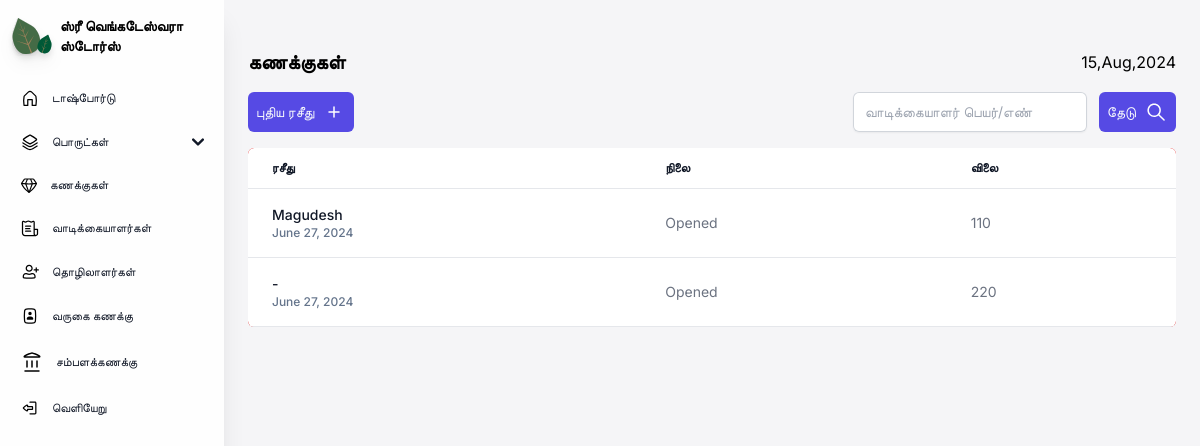
The app's page /bills/, older data.
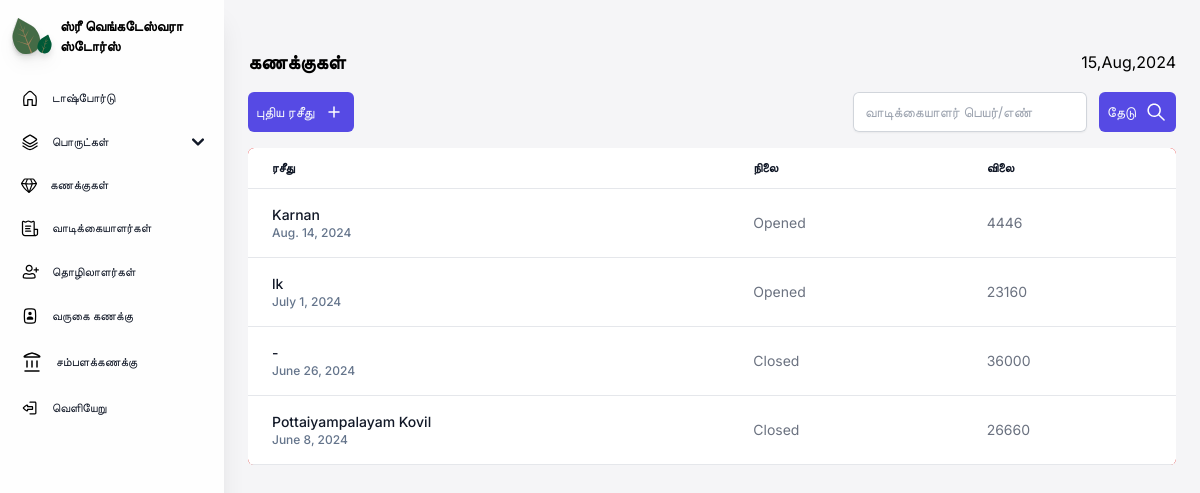
The same page, newer data.
### core/models.py (models this page shows, shortened)
class bill(models.Model):
    client = models.ForeignKey(client, on_delete=models.CASCADE, blank=True)
    billdate = models.DateField(auto_now_add=True, blank=True)
    billstatus = models.CharField(max_length=15,blank=True) #Bill closed/opened/arbitrary
    products = models.JSONField(blank=True) #Will hold product name/quantiy and bill pricing details(discount/grandtotal/subtotal)
    grandtotal = models.CharField(max_length=10,blank=True)

class client(models.Model):
    clientname = models.CharField(max_length=50)
    contactnumber = models.CharField(max_length=20, blank=True)
    address = models.TextField(blank=True)
    def __str__(self):
        return self.clientname

### core/views.py (the view, shortened to what this page needs)
# urls.py: path('bills/', cvs.bills),
def bills(request):
    bill_ = bill.objects.all()
    _bill = reversed(bill_)
    context = {'bills':_bill}
    return render(request, "core/bills.html", context)

### core/templates/core/bills.html (shortened to what this page needs)
{% load static %}
{% load static tailwind_tags%}
<!DOCTYPE html>
<html lang="en">
<head>
    <link href="https://cdnjs.cloudflare.com/ajax/libs/flowbite/2.3.0/flowbite.min.css" rel="stylesheet" />
    {% tailwind_css %}
</head>
<body class="font-inter bg-[#F5F5F7] max-w-full h-[100%]">
<section class="sm:ml-56 px-6 pb-4 max-w-full min-h-[100%]">
    <div class="relative">
    {% include 'core/navigation.html' %}
    </div>
    <div class="flex justify-between w-full items-center sm:mt-12 mt-6">
        <div>
            <p class="font-inter font-semibold text-xl">கணக்குகள்</p>
        </div>
        <div class="items-center gap-4 hidden sm:flex">
            <p class="date"></p>
        </div>
    </div>
    <main class="mt-4 min-w-full h-full">
    <div class="flex justify-between mt-2 items-center gap-2 flex-wrap">
    <div class="flex gap-2">
        <a href="/newbill">
        <button class="px-2 py-2 bg-[#564AE4] flex items-center rounded-md gap-2 text-slate-50 text-sm">
            புதிய ரசீது
            <img src="{% static  'images/Plus.svg' %}" alt="plus">
        </button>
        </a>
    </div>
    <form method="POST">
        <div class="searchbar w-full flex gap-3 sm:flex-wrap">
                <input list="clients" id="customer" name="searchparam" autocomplete="off" type="text" required placeholder="வாடிக்கையாளர் பெயர்/எண்" class="block rounded-md border-0 py-1.5 text-gray-900 shadow-sm ring-1 ring-inset ring-gray-300 placeholder:text-gray-400 focus:ring-2 focus:ring-inset focus:ring-indigo-600 sm:text-sm sm:leading-6 customername">
                <button class="px-2 py-2 bg-[#564AE4] flex items-center rounded-md gap-2 text-slate-50 text-sm">
                    தேடு
                    <img src="{% static  'images/Search.svg' %}" alt="plus">
                </button>
        </div>
    </form>
    </div>
    {% if bills == None %}
        <p class="text-xl mt-4">No Results Found!</p>
    {% else %}
        <div class="relative max-w-[100%] min-h-full overflow-x-scroll mt-4 rounded-md bg-red-500">
            <table class="text-sm text-left min-h-full text-gray-500 bg-white dark:text-gray-400 rounded-md shadow-md overflow-x-auto w-full">
                <thead class="border-b text-xs text-gray-900 uppercase dark:text-gray-400">
                    <tr>
                        <th scope="col" class="px-6 py-3">
                            ரசீது
                        </th>
                        <th scope="col" class="px-6 py-3">
                            நிலை
                        </th>
                        <th scope="col" class="px-6 py-3">
                            விலை
                        </th>
                    </tr>
                </thead>
                <tbody>
                    {% for bill in bills %}
                    <tr class="border-b hover:shadow-md">
                        <th scope="row" class="px-6 py-4 font-medium text-gray-900 whitespace-nowrap hover:underline">
                            <a href="{% url 'bill' bill.id%}">
                                <p>{{bill.client}}</p>
                                <p class="text-xs text-slate-500">{{bill.billdate}}</p>
                            </a>
                        </th>
                        <td class="px-6 py-4">
                            {% if bill.billstatus == 'arbitrary' %}
                                Cash Pending
                            {% elif bill.billstatus == 'opened' %}
                                Opened
                            {% else %}
                                Closed
                            {% endif %}
                        </td>
                        <td class="px-6 py-4">
                            {{bill.grandtotal}}
                        </td>
                    </tr>
                    {% endfor %}
                </tbody>
            </table>
        </div>
    {% endif %}
    </main>
</section>
</body>
</html>

### core/templates/core/navigation.html (shortened to what this page needs)
{% load static %}
<aside id="sidebar-multi-level-sidebar" class="fixed top-0 left-0 z-40 w-56 h-screen transition-transform -translate-x-full sm:translate-x-0 navbar" aria-label="Sidebar">
    <div class="h-full px-3 py-4 overflow-y-auto bg-[#FEFEFE] shadow-xl flex flex-col">
    <a href="/dashboard">
    <div class="flex gap-2 items-center mb-6 ">
        <img src="{% static 'images/logo1.svg' %}" class="max-w-[40px] drop-shadow-lg">
        <p class="text-sm font-semibold">ஸ்ரீ வெங்கடேஸ்வரா ஸ்டோர்ஸ்</p>
    </div>
    </a>
    <ul class="space-y-2 font-medium">
        <li>
            <a href="/dashboard" class="flex items-center p-2 text-gray-900 rounded-lgbg-gray-100 group hover:bg-gray-100">
                <img src="{% static 'images/Home.svg' %}" alt="">
                <span class="ms-3 text-xs">டாஷ்போர்டு</span>
            </a>
        </li>
        <li>
            <button type="button" class="flex items-center w-full p-2 text-base text-gray-900 transition duration-75 rounded-lg group hover:bg-gray-100" aria-controls="dropdown-example" data-collapse-toggle="dropdown-example">
                <img src="{% static 'images/Stack.svg' %}" alt="">
                <span class="flex-1 ms-3 text-left rtl:text-right whitespace-nowrap text-xs">பொருட்கள்</span>
                <svg class="w-3 h-3" aria-hidden="true" xmlns="http://www.w3.org/2000/svg" fill="none" viewBox="0 0 10 6">
                    <path stroke="currentColor" stroke-linecap="round" stroke-linejoin="round" stroke-width="2" d="m1 1 4 4 4-4"/>
                </svg>
            </button>
        </li>
        <li>
            <a href="/bills" class="flex items-center p-2 text-gray-900 rounded-lg hover:bg-gray-100">
                <img src="{% static 'images/Diamond.svg' %}" alt="">
                <span class="flex-1 ms-3 whitespace-nowrap text-xs">கணக்குகள்</span>
            </a>
        </li>
        <li>
            <a href="/clientbook" class="flex items-center p-2 text-gray-900 rounded-lg hover:bg-gray-100">
                <img src="{% static 'images/Invoice.svg' %}" alt="">
                <span class="flex-1 ms-3 whitespace-nowrap text-xs">வாடிக்கையாளர்கள்</span>
            </a>
        </li>
        <li>
            <a href="/laborbook " class="flex items-center p-2 text-gray-900 rounded-lg hover:bg-gray-100">
                <img src="{% static 'images/User-plus.svg' %}" alt="">
                <span class="flex-1 ms-3 whitespace-nowrap text-xs">தொழிலாளர்கள்</span>
            </a>
        </li>
        <li>
            <a href="/attendance" class="flex items-center p-2 text-gray-900 rounded-lg hover:bg-gray-100">
                <img src="{% static 'images/Contacts.svg' %}" alt="">
                <span class="flex-1 ms-3 whitespace-nowrap text-xs">வருகை கணக்கு</span>
            </a>
        </li>
        <li>
            <a href="/salarymanagement" class="flex items-center p-2 text-gray-900 rounded-lg hover:bg-gray-100">
                <img src="{% static 'images/Bank.svg' %}" alt="">
                <span class="flex-1 ms-3 whitespace-nowrap text-xs">சம்பளக்கணக்கு</span>
            </a>
        </li>
        <li>
            <a href="/auth/logout" class="flex items-center p-2 text-gray-900 rounded-lg hover:bg-gray-100">
                <img src="{% static 'images/Logout.svg' %}" alt="">
                <span class="flex-1 ms-3 whitespace-nowrap text-xs">வெளியேறு</span>
            </a>
        </li>
    </ul>
    </div>
</aside>

Row changes from the older to the newer data that the page shows:
added bill: client "Karnan", billdate "Aug. 14, 2024", billstatus "Opened", grandtotal "4446"
added bill: client "lk", billdate "July 1, 2024", billstatus "Opened", grandtotal "23160"
changed bill: client "Magudesh" → "-"; billdate "June 27, 2024" → "June 26, 2024"; grandtotal "110" → "36000"; billstatus "Opened" → "Closed"
changed bill: client "-" → "Pottaiyampalayam Kovil"; billdate "June 27, 2024" → "June 8, 2024"; grandtotal "220" → "26660"; billstatus "Opened" → "Closed"
